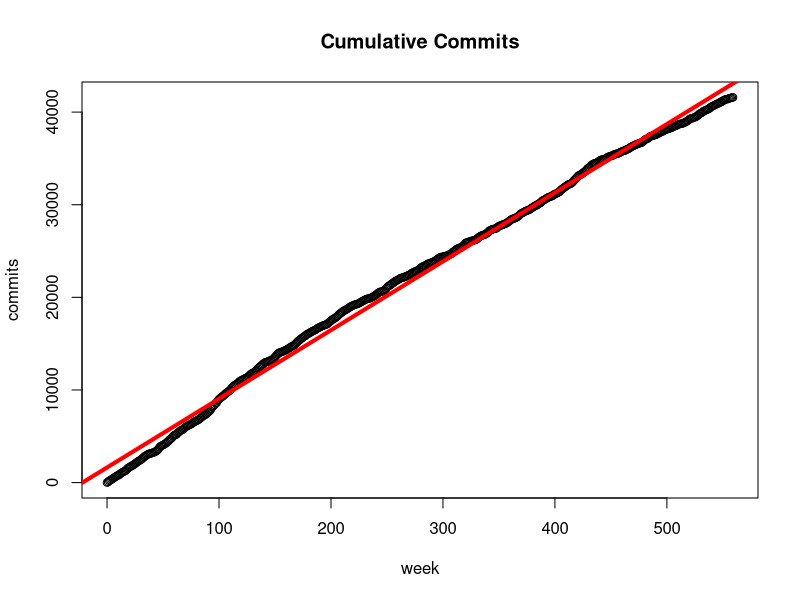

This chart was generated by the following R code:
cc <- read.csv("../data/total-git-commits.dat", sep="")
plot(cc, main="Cumulative Commits")
fit <- lm(cc$commits ~ cc$week)
abline(fit, col="red", lwd=4)
cor(cc$week, cc$commits)
fit
